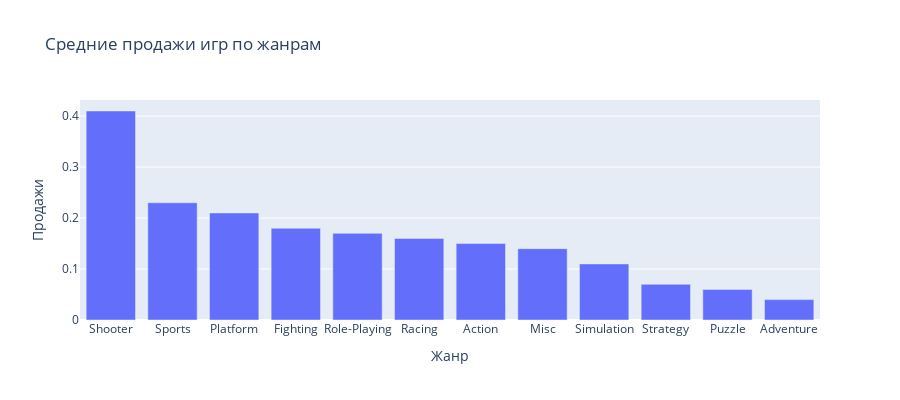

The code cell stored with this chart in its notebook:
### Markdown cell above
Наибольшую долю рынка видеоигр за последние 6 лет составили экшн-игры, шутеры, RPG и спортивные игры. Посмотрим теперь, каковы средние продажи игр в каждом жанре:

### Code cell
fig1 = px.bar(sales_by_genre.sort_values('median', ascending = False), x = 'genre', y = 'median', height = 400,
             title = 'Средние продажи игр по жанрам', labels = {'genre': 'Жанр', 'median': 'Продажи'})
fig1.show()

### Figure 1 — Plotly figure (JSON) as saved in the notebook; plotly's stock layout.template omitted (floating-point values rounded to 4 significant figures)
{"data": [{"alignmentgroup": "True", "hovertemplate": "Жанр=%{x}<br>Продажи=%{y}<extra></extra>", "legendgroup": "", "marker": {"color": "#636efa"}, "name": "", "offsetgroup": "", "orientation": "v", "showlegend": false, "textposition": "auto", "type": "bar", "x": ["Shooter", "Sports", "Platform", "Fighting", "Role-Playing", "Racing", "Action", "Misc", "Simulation", "Strategy", "Puzzle", "Adventure"], "xaxis": "x", "y": [0.41, 0.23, 0.21, 0.18, 0.17, 0.16, 0.15, 0.14, 0.11, 0.07, 0.06, 0.04], "yaxis": "y"}], "layout": {"barmode": "relative", "height": 400, "legend": {"tracegroupgap": 0}, "title": {"text": "Средние продажи игр по жанрам"}, "xaxis": {"anchor": "y", "domain": [0, 1], "title": {"text": "Жанр"}}, "yaxis": {"anchor": "x", "domain": [0, 1], "title": {"text": "Продажи"}}}}
